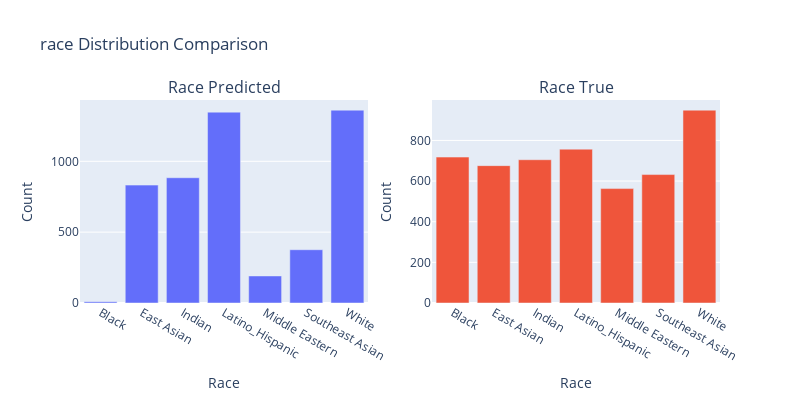
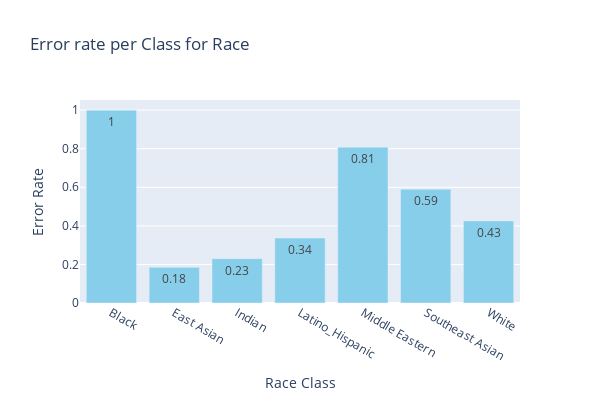

Notebook cell for these charts, in order:
### Markdown cell above
On voit que sans même rajouter du contexte, simplement en changeant les labels par des noms qui ont un rapport plus étriot avec des éthnies donnent de meilleurs résultats.

### Code cell
df_r_sans = import_data('./scv_1/r_sans_contexte_caucasian.csv')
run_stats(df_r_sans, "race")

### Figure 1 — Plotly figure (JSON) as saved in the notebook; plotly's stock layout.template omitted (floating-point values rounded to 4 significant figures)
{"data": [{"name": "Predicted", "type": "bar", "x": ["Black", "East Asian", "Indian", "Latino_Hispanic", "Middle Eastern", "Southeast Asian", "White"], "xaxis": "x", "y": [9, 832, 884, 1347, 191, 376, 1361], "yaxis": "y"}, {"name": "True", "type": "bar", "x": ["Black", "East Asian", "Indian", "Latino_Hispanic", "Middle Eastern", "Southeast Asian", "White"], "xaxis": "x2", "y": [718, 676, 705, 757, 563, 632, 949], "yaxis": "y2"}], "layout": {"annotations": [{"font": {"size": 16}, "showarrow": false, "text": "Race Predicted", "x": 0.225, "xanchor": "center", "xref": "paper", "y": 1, "yanchor": "bottom", "yref": "paper"}, {"font": {"size": 16}, "showarrow": false, "text": "Race True", "x": 0.775, "xanchor": "center", "xref": "paper", "y": 1, "yanchor": "bottom", "yref": "paper"}], "height": 400, "showlegend": false, "title": {"text": "race Distribution Comparison"}, "width": 800, "xaxis": {"anchor": "y", "domain": [0, 0.45], "title": {"text": "Race"}}, "xaxis2": {"anchor": "y2", "domain": [0.55, 1], "title": {"text": "Race"}}, "yaxis": {"anchor": "x", "domain": [0, 1], "title": {"text": "Count"}}, "yaxis2": {"anchor": "x2", "domain": [0, 1], "title": {"text": "Count"}}}}

### Figure 2 — Plotly figure (JSON) as saved in the notebook; plotly's stock layout.template omitted (floating-point values rounded to 4 significant figures)
{"data": [{"marker": {"color": "skyblue"}, "text": [1.0, 0.18, 0.23, 0.34, 0.81, 0.59, 0.43], "textposition": "auto", "type": "bar", "x": ["Black", "East Asian", "Indian", "Latino_Hispanic", "Middle Eastern", "Southeast Asian", "White"], "y": [1.0, 0.1849, 0.2298, 0.3369, 0.8082, 0.5902, 0.4257]}], "layout": {"height": 400, "title": {"text": "Error rate per Class for Race"}, "width": 600, "xaxis": {"tickmode": "linear", "title": {"text": "Race Class"}}, "yaxis": {"title": {"text": "Error Rate"}}}}
